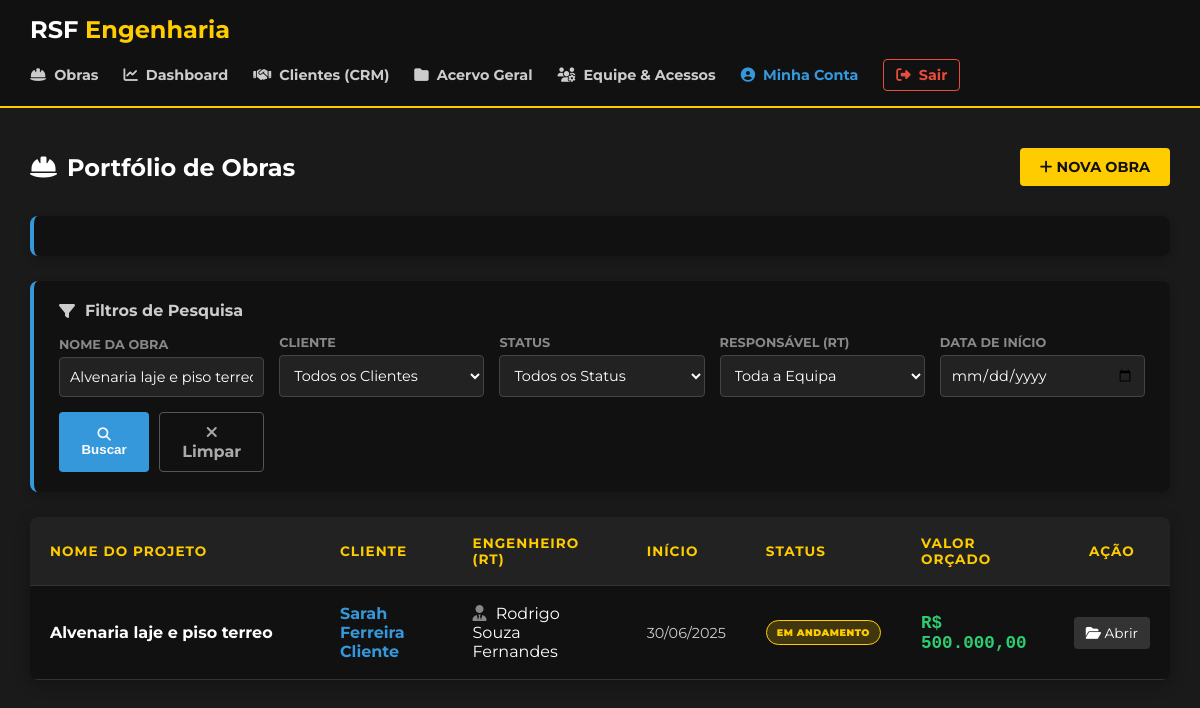
The app's page /portal/lista_projetos.php?nome_projeto=Alvenaria laje e piso terreo (signed in) with its own data.
### tables this page shows
CREATE TABLE `projetos` (
  `id` int(11) NOT NULL,
  `nome` varchar(150) NOT NULL,
  `engenheiro_responsavel` varchar(100) NOT NULL,
  `cliente_id` int(11) DEFAULT NULL,
  `valor` decimal(15,2) NOT NULL,
  `descricao` text DEFAULT NULL,
  `endereco` varchar(255) NOT NULL,
  `data_inicio` date NOT NULL,
  `data_fim_prevista` date DEFAULT NULL,
  `frequencia_medicao` enum('Diária','Semanal','Mensal') DEFAULT 'Semanal',
  `status` enum('Em Orçamento','Em Andamento','Pausado','Concluído') DEFAULT 'Em Andamento',
  `criado_em` timestamp NOT NULL DEFAULT current_timestamp()
);

CREATE TABLE `clientes` (
  `id` int(11) NOT NULL,
  `nome` varchar(255) NOT NULL,
  `documento` varchar(20) DEFAULT NULL,
  `telefone` varchar(20) DEFAULT NULL,
  `email` varchar(255) DEFAULT NULL,
  `senha` varchar(255) DEFAULT NULL,
  `status` enum('Ativo','Arquivado') DEFAULT 'Ativo',
  `criado_em` timestamp NOT NULL DEFAULT current_timestamp()
);

CREATE TABLE `usuarios` (
  `id` int(11) NOT NULL,
  `nome` varchar(100) NOT NULL,
  `email` varchar(100) NOT NULL,
  `telefone` varchar(20) DEFAULT NULL,
  `senha_hash` varchar(255) NOT NULL,
  `nivel_acesso` enum('admin','comum') DEFAULT 'comum',
  `status` enum('Ativo','Inativo') DEFAULT 'Ativo',
  `criado_em` timestamp NOT NULL DEFAULT current_timestamp()
);

### portal/lista_projetos.php (the view, shortened to what this page needs)
<?php
require_once 'scripts/conexao.php';
$filtro_nome = $_GET['nome_projeto'] ?? '';
$filtro_data = $_GET['data_inicio'] ?? '';
$sql = "SELECT p.id, p.nome, p.valor, p.status, p.data_inicio,
               u.nome AS engenheiro_nome,
               c.nome AS cliente_nome
        FROM projetos p
        LEFT JOIN usuarios u ON p.engenheiro_responsavel = u.id
        LEFT JOIN clientes c ON p.cliente_id = c.id
        WHERE 1=1";
$parametros = [];
if (!empty($filtro_nome)) {
    $sql .= " AND p.nome LIKE :nome";
    $parametros[':nome'] = '%' . $filtro_nome . '%';
}
$sql .= " ORDER BY p.id DESC";
$projetos = [];
try {
    $stmt = $pdo->prepare($sql);
    $stmt->execute($parametros);
    $projetos = $stmt->fetchAll();
} catch (PDOException $e) {
    die("Erro ao carregar a lista de projetos.");
}
function getStatusClass($status) {
    switch ($status) {
        case 'Em Andamento': return 'status-andamento';
    }
}
?>
<!DOCTYPE html>
<html lang="pt-BR">
<head>
    <link rel="stylesheet" href="https://cdnjs.cloudflare.com/ajax/libs/font-awesome/6.4.0/css/all.min.css">
    <link rel="stylesheet" href="../styles/lista_projetos.css">
</head>
<body>
    <?php include 'header.php'; ?>
    <main class="container">
        <div class="header-acoes">
            <h2><i class="fas fa-hard-hat"></i> Portfólio de Obras</h2>
            <?php if ($_SESSION['nivel_acesso'] !== 'cliente'): ?>
                <a href="cadastrar_projeto.php" class="btn-novo"><i class="fas fa-plus"></i> Nova Obra</a>
            <?php endif; ?>
        </div>
        <?php if ($_SESSION['nivel_acesso'] !== 'cliente'): ?>
        <div class="filtros-card">
           </div>
        <?php endif; ?>
        <div class="filtros-card">
            <h3><i class="fas fa-filter"></i> Filtros de Pesquisa</h3>
            <form method="GET" action="lista_projetos.php" class="filtros-grid">
                <div class="filtro-group">
                    <label>Nome da Obra</label>
                    <input type="text" name="nome_projeto" placeholder="Ex: Galpão" value="<?= htmlspecialchars($filtro_nome) ?>">
                </div>
                <div class="filtro-group">
                    <label>Cliente</label>
                    <select name="cliente_id">
                        <option value="">Todos os Clientes</option>
                    </select>
                </div>
                <div class="filtro-group">
                    <label>Status</label>
                    <select name="status">
                        <option value="">Todos os Status</option>
                    </select>
                </div>
                <div class="filtro-group">
                    <label>Responsável (RT)</label>
                    <select name="engenheiro_id">
                        <option value="">Toda a Equipa</option>
                    </select>
                </div>
                <div class="filtro-group">
                    <label>Data de Início</label>
                    <input type="date" name="data_inicio" value="<?= htmlspecialchars($filtro_data) ?>">
                </div>
                <div class="filtros-acoes">
                    <button type="submit" class="btn-filtrar"><i class="fas fa-search"></i> Buscar</button>
                    <a href="lista_projetos.php" class="btn-limpar"><i class="fas fa-times"></i> Limpar</a>
                </div>
            </form>
        </div>
        <div class="table-wrapper">
            <table>
                <thead>
                    <tr>
                        <th>Nome do Projeto</th>
                        <th>Cliente</th>
                        <th>Engenheiro (RT)</th>
                        <th>Início</th>
                        <th>Status</th>
                        <th>Valor Orçado</th>
                        <th style="text-align: center;">Ação</th>
                    </tr>
                </thead>
                <tbody>
                    <?php if (empty($projetos)): ?>
                        <tr>
                            <td colspan="7" style="text-align: center; color: #888; padding: 30px;">
                                <i class="fas fa-search-minus fa-2x" style="margin-bottom: 10px; display: block;"></i>
                                Nenhuma obra encontrada com estes filtros.
                            </td>
                        </tr>
                    <?php else: ?>
                        <?php foreach ($projetos as $proj): ?>
                            <tr class="linha-clicavel" onclick="window.location='detalhes_projeto.php?id=<?= $proj['id'] ?>'">
                                <td class="nome-projeto" style="font-weight: bold; font-size: 1.0rem;">
                                    <?= htmlspecialchars($proj['nome']) ?>
                                </td>
                                <td style="color: #3498db; font-weight: bold;">
                                    <?= htmlspecialchars($proj['cliente_nome'] ?? '--') ?>
                                </td>
                                <td><i class="fas fa-user-tie" style="color:#888; margin-right:5px;"></i> <?= htmlspecialchars($proj['engenheiro_nome'] ?? 'Não Atribuído') ?></td>
                                <td style="font-size: 0.9rem; color: #ccc;"><?= date('d/m/Y', strtotime($proj['data_inicio'])) ?></td>
                                <td>
                                    <span class="badge-status <?= getStatusClass($proj['status']) ?>">
                                        <?= htmlspecialchars($proj['status']) ?>
                                    </span>
                                </td>
                                <td class="valor-obra">R$ <?= number_format($proj['valor'], 2, ',', '.') ?></td>
                                <td style="text-align: center;">
                                    <span class="btn-detalhes"><i class="fas fa-folder-open"></i> Abrir</span>
                                </td>
                            </tr>
                        <?php endforeach; ?>
                    <?php endif; ?>
                </tbody>
            </table>
        </div>
    </main>
</body>
</html>

### styles/lista_projetos.css (style rules this page uses)
:root { --primary-yellow: #FFCC00; --dark-bg: #1A1A1A; --darker-bg: #111111; }
body { margin: 0; font-family: 'Montserrat', sans-serif; background-color: var(--dark-bg); color: #fff; }
.container { padding: 40px 30px; max-width: 1200px; margin: 0 auto; }
.header-acoes { display: flex; justify-content: space-between; align-items: center; margin-bottom: 30px; }
.header-acoes h2 { margin: 0; display: flex; align-items: center; gap: 10px; }
.btn-novo { background-color: var(--primary-yellow); color: #111; text-decoration: none; padding: 10px 20px; border-radius: 4px; font-weight: 700; transition: 0.3s; text-transform: uppercase; font-size: 0.9rem; }
.table-wrapper { background-color: var(--darker-bg); border-radius: 8px; box-shadow: 0 4px 15px rgba(0,0,0,0.3); overflow-x: auto; }
table { width: 100%; border-collapse: collapse; text-align: left; }
th, td { padding: 18px 20px; border-bottom: 1px solid #333; }
th { background-color: #222; color: var(--primary-yellow); text-transform: uppercase; font-size: 0.85rem; letter-spacing: 1px; }
tr.linha-clicavel { cursor: pointer; transition: background-color 0.2s; }
.nome-projeto { font-weight: 700; font-size: 1.05rem; color: #fff; }
.valor-obra { font-family: monospace; font-size: 1.1rem; color: #2ecc71; font-weight: bold; }
.badge-status { padding: 6px 10px; border-radius: 20px; font-size: 0.6rem; font-weight: 900; text-transform: uppercase; letter-spacing: 0.5px; }
.status-andamento { background-color: rgba(255, 204, 0, 0.2); color: var(--primary-yellow); border: 1px solid var(--primary-yellow); }
.btn-detalhes { color: #fff; background-color: #333; padding: 8px 12px; border-radius: 4px; font-size: 0.85rem; text-decoration: none; transition: 0.3s; }
.filtros-card { background-color: var(--darker-bg); padding: 20px 25px; border-radius: 8px; margin-bottom: 25px; border-left: 4px solid #3498db; box-shadow: 0 4px 10px rgba(0,0,0,0.2); }
.filtros-card h3 { margin-top: 0; margin-bottom: 15px; color: #ccc; font-size: 1rem; display: flex; align-items: center; gap: 10px; }
.filtros-grid { display: grid; grid-template-columns: repeat(auto-fit, minmax(200px, 1fr)); gap: 15px; align-items: end; }
.filtro-group { display: flex; flex-direction: column; gap: 5px; }
.filtro-group label { font-size: 0.8rem; color: #888; font-weight: bold; text-transform: uppercase; }
.filtro-group input, .filtro-group select { padding: 10px; background-color: #222; border: 1px solid #444; border-radius: 4px; color: #fff; font-family: 'Montserrat', sans-serif; font-size: 0.9rem; }
.filtros-acoes { display: flex; gap: 10px; }
.btn-filtrar { background-color: #3498db; color: #fff; border: none; padding: 10px 15px; border-radius: 4px; font-weight: bold; cursor: pointer; transition: 0.3s; flex-grow: 1; }
.btn-limpar { background-color: transparent; color: #aaa; border: 1px solid #555; padding: 10px 15px; border-radius: 4px; text-decoration: none; font-weight: bold; text-align: center; transition: 0.3s; }
.badge-status { white-space: nowrap !important; display: inline-flex !important; align-items: center !important; justify-content: center !important; }

### portal/lista_projetos.php (style rules this page uses)
td .badge-status, td .btn-abrir, td .btn, td a, td button, .card-projeto .badge-status, .card-projeto .btn-abrir { white-space: nowrap !important; display: inline-flex !important; align-items: center !important; gap: 5px !important; }
th.coluna-status, td.coluna-status, th.coluna-acoes, td.coluna-acoes, th:last-child, td:last-child { white-space: nowrap !important; width: 1% !important; }
td:first-child, .projeto-nome { word-break: break-word !important; min-width: 250px; }

### records on screen
projetos: nome "Alvenaria laje e piso terreo", cliente.nome "Sarah Ferreira Cliente", usuarios.nome "Rodrigo Souza Fernandes", data_inicio "30/06/2025", status "EM ANDAMENTO", valor "500.000,00"
